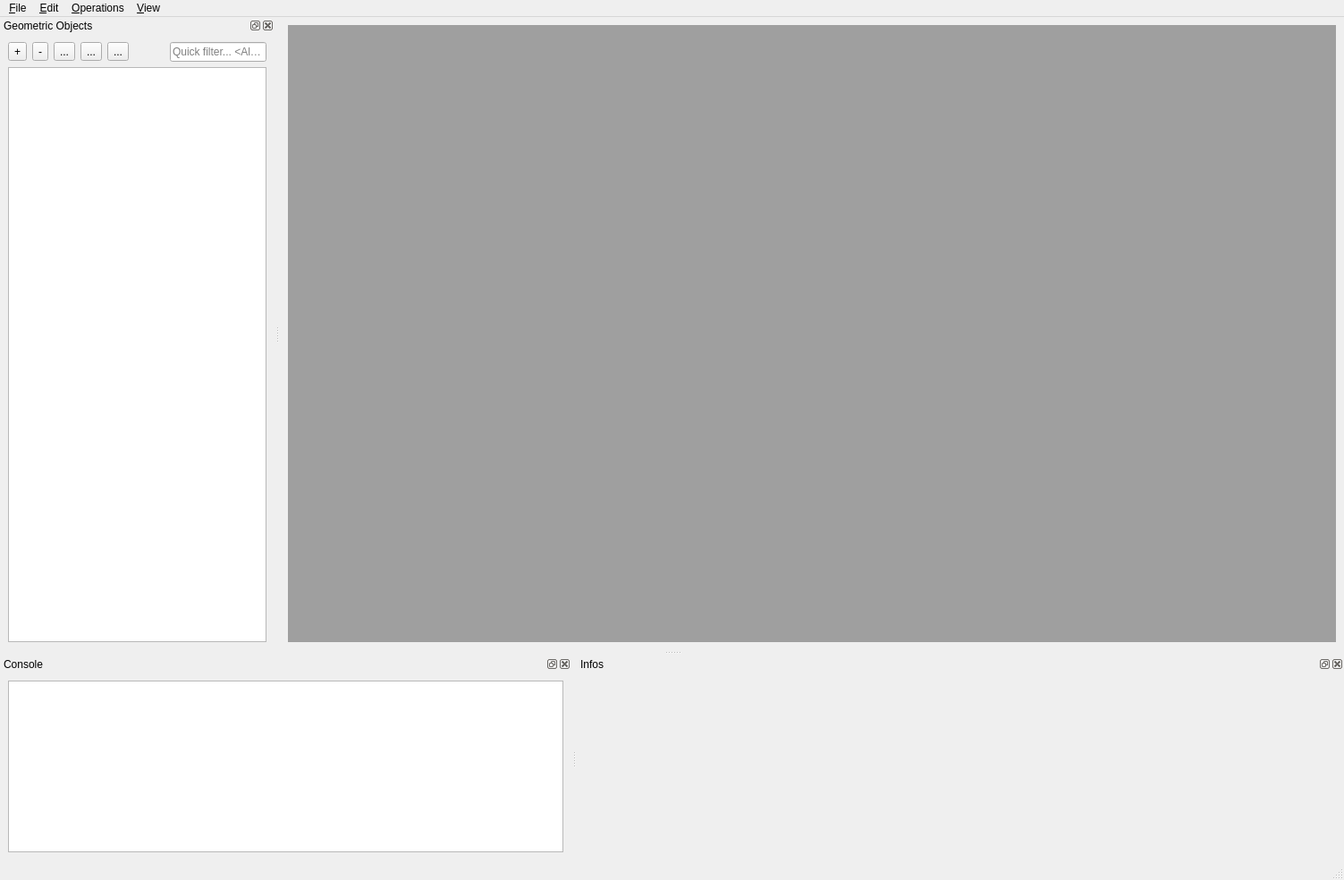
<?xml version="1.0" encoding="UTF-8"?>
<ui version="4.0">
 <class>MainWindow</class>
 <widget class="QMainWindow" name="MainWindow">
  <property name="geometry">
   <rect>
    <x>0</x>
    <y>0</y>
    <width>1503</width>
    <height>984</height>
   </rect>
  </property>
  <property name="windowTitle">
   <string>CGAL Three</string>
  </property>
  <property name="windowIcon">
   <iconset resource="cgallab.qrc">
    <normaloff>:/cgal/icons/resources/cgal_logo.xpm</normaloff>:/cgal/icons/resources/cgal_logo.xpm</iconset>
  </property>
  <widget class="QWidget" name="centralwidget">
   <layout class="QVBoxLayout" name="verticalLayout_2">
    <item>
     <layout class="QHBoxLayout" name="hl" stretch="0">
      <item>
       <widget class="QMdiArea" name="mdiArea">
        <property name="sizePolicy">
         <sizepolicy hsizetype="Preferred" vsizetype="Preferred">
          <horstretch>0</horstretch>
          <verstretch>0</verstretch>
         </sizepolicy>
        </property>
        <property name="tabPosition">
         <enum>QTabWidget::South</enum>
        </property>
       </widget>
      </item>
     </layout>
    </item>
   </layout>
  </widget>
  <widget class="QMenuBar" name="menubar">
   <property name="geometry">
    <rect>
     <x>0</x>
     <y>0</y>
     <width>1503</width>
     <height>20</height>
    </rect>
   </property>
   <widget class="QMenu" name="menuFile">
    <property name="title">
     <string>&amp;File</string>
    </property>
    <addaction name="actionLoad"/>
    <addaction name="actionErase"/>
    <addaction name="actionEraseAll"/>
    <addaction name="actionDuplicate"/>
    <addaction name="action_Save"/>
    <addaction name="actionSaveAs"/>
    <addaction name="actionSa_ve_Scene_as_Script"/>
    <addaction name="actionLoad_a_Scene_from_a_Script_File"/>
    <addaction name="actionSaveSnapshot"/>
    <addaction name="separator"/>
    <addaction name="actionLoadScript"/>
    <addaction name="separator"/>
    <addaction name="actionLoadPlugin"/>
    <addaction name="separator"/>
    <addaction name="actionQuit"/>
   </widget>
   <widget class="QMenu" name="menuEdit">
    <property name="title">
     <string>&amp;Edit</string>
    </property>
    <addaction name="actionShowHide"/>
    <addaction name="actionSetPolyhedronA"/>
    <addaction name="actionSetPolyhedronB"/>
    <addaction name="actionSelectAllItems"/>
    <addaction name="actionPreferences"/>
    <addaction name="actionColorItems"/>
   </widget>
   <widget class="QMenu" name="menuOperations">
    <property name="title">
     <string>&amp;Operations</string>
    </property>
   </widget>
   <widget class="QMenu" name="menuView">
    <property name="title">
     <string>&amp;View</string>
    </property>
    <widget class="QMenu" name="menuDockWindows">
     <property name="title">
      <string>&amp;Dock Windows</string>
     </property>
     <addaction name="dummyAction"/>
    </widget>
    <addaction name="actionAdd_Viewer"/>
    <addaction name="action_Rearrange_Viewers"/>
    <addaction name="menuDockWindows"/>
    <addaction name="separator"/>
   </widget>
   <addaction name="menuFile"/>
   <addaction name="menuEdit"/>
   <addaction name="menuOperations"/>
   <addaction name="menuView"/>
  </widget>
  <widget class="QStatusBar" name="statusbar"/>
  <widget class="QDockWidget" name="sceneDockWidget">
   <property name="sizePolicy">
    <sizepolicy hsizetype="Preferred" vsizetype="Expanding">
     <horstretch>0</horstretch>
     <verstretch>0</verstretch>
    </sizepolicy>
   </property>
   <property name="locale">
    <locale language="English" country="UnitedStates"/>
   </property>
   <property name="windowTitle">
    <string>Geometric Objects</string>
   </property>
   <attribute name="dockWidgetArea">
    <number>1</number>
   </attribute>
   <widget class="QWidget" name="dockWidgetContent">
    <layout class="QGridLayout" name="gridLayout_2">
     <item row="0" column="0">
      <layout class="QVBoxLayout" name="verticalLayout">
       <item>
        <layout class="QHBoxLayout" name="horizontalLayout">
         <item>
          <widget class="QToolButton" name="addButton">
           <property name="text">
            <string>+</string>
           </property>
           <property name="icon">
            <iconset resource="cgallab.qrc">
             <normaloff>:/cgal/icons/plus</normaloff>:/cgal/icons/plus</iconset>
           </property>
          </widget>
         </item>
         <item>
          <widget class="QToolButton" name="removeButton">
           <property name="text">
            <string>-</string>
           </property>
           <property name="icon">
            <iconset resource="cgallab.qrc">
             <normaloff>:/cgal/icons/minus</normaloff>:/cgal/icons/minus</iconset>
           </property>
          </widget>
         </item>
         <item>
          <widget class="QToolButton" name="duplicateButton">
           <property name="text">
            <string>...</string>
           </property>
           <property name="icon">
            <iconset resource="cgallab.qrc">
             <normaloff>:/cgal/icons/duplicate</normaloff>:/cgal/icons/duplicate</iconset>
           </property>
          </widget>
         </item>
         <item>
          <widget class="QToolButton" name="upButton">
           <property name="text">
            <string>...</string>
           </property>
           <property name="icon">
            <iconset resource="cgallab.qrc">
             <normaloff>:/cgal/icons/resources/up.png</normaloff>:/cgal/icons/resources/up.png</iconset>
           </property>
          </widget>
         </item>
         <item>
          <widget class="QToolButton" name="downButton">
           <property name="text">
            <string>...</string>
           </property>
           <property name="icon">
            <iconset resource="cgallab.qrc">
             <normaloff>:/cgal/icons/resources/down.png</normaloff>:/cgal/icons/resources/down.png</iconset>
           </property>
          </widget>
         </item>
         <item>
          <spacer name="horizontalSpacer">
           <property name="orientation">
            <enum>Qt::Horizontal</enum>
           </property>
           <property name="sizeHint" stdset="0">
            <size>
             <width>40</width>
             <height>20</height>
            </size>
           </property>
          </spacer>
         </item>
         <item>
          <widget class="QLineEdit" name="searchEdit">
           <property name="placeholderText">
            <string>Quick filter... &lt;Alt+Q&gt;</string>
           </property>
          </widget>
         </item>
        </layout>
       </item>
       <item>
        <widget class="QTreeView" name="sceneView">
         <property name="sizePolicy">
          <sizepolicy hsizetype="Expanding" vsizetype="Preferred">
           <horstretch>0</horstretch>
           <verstretch>0</verstretch>
          </sizepolicy>
         </property>
         <property name="editTriggers">
          <set>QAbstractItemView::DoubleClicked|QAbstractItemView::EditKeyPressed|QAbstractItemView::SelectedClicked</set>
         </property>
         <property name="dragDropMode">
          <enum>QAbstractItemView::InternalMove</enum>
         </property>
         <property name="alternatingRowColors">
          <bool>true</bool>
         </property>
         <property name="selectionMode">
          <enum>QAbstractItemView::ExtendedSelection</enum>
         </property>
         <property name="selectionBehavior">
          <enum>QAbstractItemView::SelectRows</enum>
         </property>
         <property name="indentation">
          <number>10</number>
         </property>
        </widget>
       </item>
      </layout>
     </item>
    </layout>
   </widget>
  </widget>
  <widget class="QDockWidget" name="consoleDockWidget">
   <property name="allowedAreas">
    <set>Qt::BottomDockWidgetArea|Qt::LeftDockWidgetArea|Qt::TopDockWidgetArea</set>
   </property>
   <property name="windowTitle">
    <string>Console</string>
   </property>
   <attribute name="dockWidgetArea">
    <number>8</number>
   </attribute>
   <widget class="QWidget" name="dockWidgetContents">
    <layout class="QVBoxLayout" name="verticalLayout_3">
     <item>
      <widget class="QTextEdit" name="consoleTextEdit">
       <property name="readOnly">
        <bool>true</bool>
       </property>
      </widget>
     </item>
    </layout>
   </widget>
  </widget>
  <widget class="QDockWidget" name="infoDockWidget">
   <property name="windowTitle">
    <string>Infos</string>
   </property>
   <attribute name="dockWidgetArea">
    <number>8</number>
   </attribute>
   <widget class="QWidget" name="dockWidgetContents_2">
    <layout class="QHBoxLayout" name="horizontalLayout_2">
     <item>
      <layout class="QVBoxLayout" name="verticalLayout_4" stretch="0,0">
       <property name="spacing">
        <number>0</number>
       </property>
       <item>
        <widget class="QScrollArea" name="scrollArea">
         <property name="minimumSize">
          <size>
           <width>350</width>
           <height>0</height>
          </size>
         </property>
         <property name="frameShape">
          <enum>QFrame::NoFrame</enum>
         </property>
         <property name="widgetResizable">
          <bool>true</bool>
         </property>
         <widget class="QWidget" name="scrollAreaWidgetContents">
          <property name="geometry">
           <rect>
            <x>0</x>
            <y>0</y>
            <width>843</width>
            <height>176</height>
           </rect>
          </property>
          <layout class="QGridLayout" name="gridLayout">
           <item row="0" column="0">
            <widget class="QLabel" name="infoLabel">
             <property name="sizePolicy">
              <sizepolicy hsizetype="Preferred" vsizetype="Preferred">
               <horstretch>0</horstretch>
               <verstretch>1</verstretch>
              </sizepolicy>
             </property>
             <property name="contextMenuPolicy">
              <enum>Qt::DefaultContextMenu</enum>
             </property>
             <property name="lineWidth">
              <number>0</number>
             </property>
             <property name="alignment">
              <set>Qt::AlignLeading|Qt::AlignLeft|Qt::AlignTop</set>
             </property>
             <property name="textInteractionFlags">
              <set>Qt::LinksAccessibleByKeyboard|Qt::LinksAccessibleByMouse|Qt::TextBrowserInteraction|Qt::TextSelectableByKeyboard|Qt::TextSelectableByMouse</set>
             </property>
            </widget>
           </item>
          </layout>
         </widget>
        </widget>
       </item>
       <item>
        <widget class="QLabel" name="displayLabel">
         <property name="text">
          <string/>
         </property>
        </widget>
       </item>
      </layout>
     </item>
    </layout>
   </widget>
  </widget>
  <action name="actionQuit">
   <property name="text">
    <string>&amp;Quit</string>
   </property>
   <property name="shortcut">
    <string>Ctrl+Q</string>
   </property>
  </action>
  <action name="actionLoad">
   <property name="icon">
    <iconset resource="cgallab.qrc">
     <normaloff>:/cgal/icons/plus</normaloff>:/cgal/icons/plus</iconset>
   </property>
   <property name="text">
    <string>&amp;Load...</string>
   </property>
   <property name="shortcut">
    <string>Ctrl+L</string>
   </property>
  </action>
  <action name="actionErase">
   <property name="icon">
    <iconset resource="cgallab.qrc">
     <normaloff>:/cgal/icons/minus</normaloff>:/cgal/icons/minus</iconset>
   </property>
   <property name="text">
    <string>&amp;Erase</string>
   </property>
   <property name="shortcut">
    <string>Del</string>
   </property>
  </action>
  <action name="actionDuplicate">
   <property name="icon">
    <iconset resource="cgallab.qrc">
     <normaloff>:/cgal/icons/duplicate</normaloff>:/cgal/icons/duplicate</iconset>
   </property>
   <property name="text">
    <string>&amp;Duplicate</string>
   </property>
   <property name="shortcut">
    <string>Ctrl+D</string>
   </property>
  </action>
  <action name="dummyAction">
   <property name="text">
    <string>n/a</string>
   </property>
  </action>
  <action name="actionEraseAll">
   <property name="text">
    <string>&amp;Erase All</string>
   </property>
  </action>
  <action name="actionSaveAs">
   <property name="text">
    <string>Save &amp;as...</string>
   </property>
  </action>
  <action name="actionShowHide">
   <property name="text">
    <string>Show/Hide</string>
   </property>
   <property name="shortcut">
    <string>Ctrl+Space</string>
   </property>
  </action>
  <action name="actionSetPolyhedronA">
   <property name="text">
    <string>Set Facegraph A</string>
   </property>
  </action>
  <action name="actionSetPolyhedronB">
   <property name="text">
    <string>Set Facegraph B</string>
   </property>
  </action>
  <action name="actionSaveSnapshot">
   <property name="text">
    <string>Save Snapshot</string>
   </property>
  </action>
  <action name="actionSelectAllItems">
   <property name="text">
    <string>Select All Items</string>
   </property>
   <property name="shortcut">
    <string>Ctrl+A</string>
   </property>
  </action>
  <action name="actionLoadScript">
   <property name="text">
    <string>Load &amp;Script</string>
   </property>
  </action>
  <action name="actionPreferences">
   <property name="text">
    <string>&amp;Preferences</string>
   </property>
  </action>
  <action name="actionLoadPlugin">
   <property name="text">
    <string>Load Plugin</string>
   </property>
  </action>
  <action name="actionColorItems">
   <property name="text">
    <string>Set Different Colors for Selected Items</string>
   </property>
  </action>
  <action name="actionAdd_Viewer">
   <property name="text">
    <string>Add &amp;Viewer</string>
   </property>
  </action>
  <action name="action_Rearrange_Viewers">
   <property name="text">
    <string>&amp;Rearrange Viewers</string>
   </property>
  </action>
  <action name="actionSa_ve_Scene_as_Script">
   <property name="text">
    <string>Sa&amp;ve the Scene as a Script File...</string>
   </property>
  </action>
  <action name="action_Save">
   <property name="text">
    <string>&amp;Save</string>
   </property>
  </action>
  <action name="actionLoad_a_Scene_from_a_Script_File">
   <property name="text">
    <string>Load a Scene &amp;from a Script File...</string>
   </property>
  </action>
 </widget>
 <resources>
  <include location="cgallab.qrc"/>
  <include location="cgallab.qrc"/>
 </resources>
 <connections/>
</ui>
